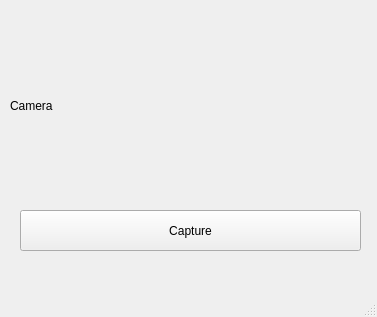
<?xml version="1.0" encoding="UTF-8"?>
<ui version="4.0">
 <class>EnrollWindow</class>
 <widget class="QMainWindow" name="EnrollWindow">
  <property name="geometry">
   <rect>
    <x>0</x>
    <y>0</y>
    <width>377</width>
    <height>317</height>
   </rect>
  </property>
  <property name="windowTitle">
   <string>Enroll User</string>
  </property>
  <widget class="QWidget" name="centralwidget">
   <widget class="QLabel" name="camera">
    <property name="geometry">
     <rect>
      <x>10</x>
      <y>10</y>
      <width>341</width>
      <height>191</height>
     </rect>
    </property>
    <property name="text">
     <string>Camera</string>
    </property>
   </widget>
   <widget class="QPushButton" name="pbCapture">
    <property name="geometry">
     <rect>
      <x>20</x>
      <y>210</y>
      <width>341</width>
      <height>41</height>
     </rect>
    </property>
    <property name="text">
     <string>Capture</string>
    </property>
   </widget>
  </widget>
  <widget class="QMenuBar" name="menubar">
   <property name="geometry">
    <rect>
     <x>0</x>
     <y>0</y>
     <width>377</width>
     <height>22</height>
    </rect>
   </property>
  </widget>
  <widget class="QStatusBar" name="statusbar"/>
 </widget>
 <resources/>
 <connections/>
</ui>
